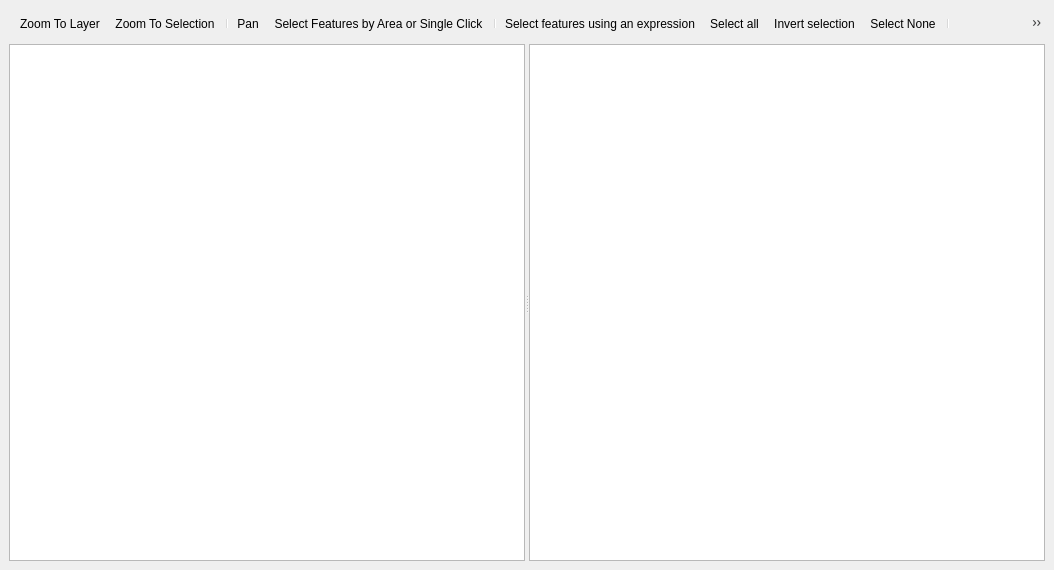
<?xml version="1.0" encoding="UTF-8"?>
<ui version="4.0">
 <class>QgsModelDataViewerDockWidgetBase</class>
 <widget class="QgsDockWidget" name="QgsModelDataViewerDockWidgetBase">
  <property name="geometry">
   <rect>
    <x>0</x>
    <y>0</y>
    <width>1054</width>
    <height>570</height>
   </rect>
  </property>
  <property name="windowTitle">
   <string>Attribute Table</string>
  </property>
  <widget class="QWidget" name="dockWidgetContents">
   <layout class="QGridLayout" name="gridLayout">
    <item row="1" column="0">
     <widget class="QSplitter" name="mSplitter">
      <property name="orientation">
       <enum>Qt::Orientation::Horizontal</enum>
      </property>
      <widget class="QgsMapCanvas" name="mMapCanvas"/>
      <widget class="QgsAttributeTableView" name="mTableView"/>
     </widget>
    </item>
    <item row="0" column="0">
     <widget class="QToolBar" name="mToolbar">
      <property name="sizePolicy">
       <sizepolicy hsizetype="Preferred" vsizetype="Fixed">
        <horstretch>0</horstretch>
        <verstretch>0</verstretch>
       </sizepolicy>
      </property>
      <property name="iconSize">
       <size>
        <width>18</width>
        <height>18</height>
       </size>
      </property>
      <property name="floatable">
       <bool>false</bool>
      </property>
      <addaction name="mActionZoomToLayer"/>
      <addaction name="mActionZoomToSelection"/>
      <addaction name="separator"/>
      <addaction name="mActionPan"/>
      <addaction name="mActionSelectFeatures"/>
      <addaction name="separator"/>
      <addaction name="mActionExpressionSelect"/>
      <addaction name="mActionSelectAll"/>
      <addaction name="mActionInvertSelection"/>
      <addaction name="mActionSelectNone"/>
      <addaction name="separator"/>
      <addaction name="mActionToggleProjectLayers"/>
      <addaction name="separator"/>
      <addaction name="mActionAddLayerToMap"/>
      <addaction name="separator"/>
      <addaction name="mShowAttributeTable"/>
     </widget>
    </item>
   </layout>
  </widget>
  <action name="mActionExpressionSelect">
   <property name="icon">
    <iconset resource="../../../images/images.qrc">
     <normaloff>:/images/themes/default/mIconExpressionSelect.svg</normaloff>:/images/themes/default/mIconExpressionSelect.svg</iconset>
   </property>
   <property name="text">
    <string>Select features using an expression</string>
   </property>
   <property name="toolTip">
    <string>Select features using an expression</string>
   </property>
  </action>
  <action name="mActionSelectAll">
   <property name="icon">
    <iconset resource="../../../images/images.qrc">
     <normaloff>:/images/themes/default/mActionSelectAll.svg</normaloff>:/images/themes/default/mActionSelectAll.svg</iconset>
   </property>
   <property name="text">
    <string>Select all</string>
   </property>
   <property name="toolTip">
    <string>Select all (Ctrl+A)</string>
   </property>
  </action>
  <action name="mActionInvertSelection">
   <property name="icon">
    <iconset resource="../../../images/images.qrc">
     <normaloff>:/images/themes/default/mActionInvertSelection.svg</normaloff>:/images/themes/default/mActionInvertSelection.svg</iconset>
   </property>
   <property name="text">
    <string>Invert selection</string>
   </property>
   <property name="toolTip">
    <string>Invert selection (Ctrl+R)</string>
   </property>
  </action>
  <action name="mShowAttributeTable">
   <property name="checkable">
    <bool>true</bool>
   </property>
   <property name="checked">
    <bool>true</bool>
   </property>
   <property name="icon">
    <iconset resource="../../../images/images.qrc">
     <normaloff>:/images/themes/default/mActionOpenTable.svg</normaloff>:/images/themes/default/mActionOpenTable.svg</iconset>
   </property>
   <property name="text">
    <string>Show attribute table</string>
   </property>
   <property name="toolTip">
    <string>Show attribute table</string>
   </property>
   <property name="menuRole">
    <enum>QAction::MenuRole::TextHeuristicRole</enum>
   </property>
  </action>
  <action name="mActionSelectFeatures">
   <property name="checkable">
    <bool>true</bool>
   </property>
   <property name="icon">
    <iconset resource="../../../images/images.qrc">
     <normaloff>:/images/themes/default/mActionSelectRectangle.svg</normaloff>:/images/themes/default/mActionSelectRectangle.svg</iconset>
   </property>
   <property name="text">
    <string>Select Features by Area or Single Click</string>
   </property>
   <property name="toolTip">
    <string>Select Features by Area or Single Click</string>
   </property>
   <property name="menuRole">
    <enum>QAction::MenuRole::NoRole</enum>
   </property>
  </action>
  <action name="mActionZoomToSelection">
   <property name="icon">
    <iconset resource="../../../images/images.qrc">
     <normaloff>:/images/themes/default/mActionZoomToSelected.svg</normaloff>:/images/themes/default/mActionZoomToSelected.svg</iconset>
   </property>
   <property name="text">
    <string>Zoom To Selection</string>
   </property>
   <property name="menuRole">
    <enum>QAction::MenuRole::NoRole</enum>
   </property>
  </action>
  <action name="mActionZoomToLayer">
   <property name="icon">
    <iconset resource="../../../images/images.qrc">
     <normaloff>:/images/themes/default/mActionZoomToLayer.svg</normaloff>:/images/themes/default/mActionZoomToLayer.svg</iconset>
   </property>
   <property name="text">
    <string>Zoom To Layer</string>
   </property>
   <property name="menuRole">
    <enum>QAction::MenuRole::NoRole</enum>
   </property>
  </action>
  <action name="mActionSelectNone">
   <property name="icon">
    <iconset resource="../../../images/images.qrc">
     <normaloff>:/images/themes/default/mActionDeselectAll.svg</normaloff>:/images/themes/default/mActionDeselectAll.svg</iconset>
   </property>
   <property name="text">
    <string>Select None</string>
   </property>
   <property name="toolTip">
    <string>Invert selection (Ctrl+R)</string>
   </property>
  </action>
  <action name="mActionToggleProjectLayers">
   <property name="checkable">
    <bool>true</bool>
   </property>
   <property name="text">
    <string>Toggle project layers</string>
   </property>
   <property name="menuRole">
    <enum>QAction::MenuRole::NoRole</enum>
   </property>
  </action>
  <action name="mActionAddLayerToMap">
   <property name="text">
    <string>Add layer to map</string>
   </property>
   <property name="menuRole">
    <enum>QAction::MenuRole::NoRole</enum>
   </property>
  </action>
  <action name="mActionPan">
   <property name="checkable">
    <bool>true</bool>
   </property>
   <property name="icon">
    <iconset resource="../../../images/images.qrc">
     <normaloff>:/images/themes/default/mActionPan.svg</normaloff>:/images/themes/default/mActionPan.svg</iconset>
   </property>
   <property name="text">
    <string>Pan</string>
   </property>
   <property name="toolTip">
    <string>Pan the map</string>
   </property>
   <property name="menuRole">
    <enum>QAction::MenuRole::NoRole</enum>
   </property>
  </action>
 </widget>
 <customwidgets>
  <customwidget>
   <class>QgsMapCanvas</class>
   <extends>QGraphicsView</extends>
   <header>qgsmapcanvas.h</header>
   <container>1</container>
  </customwidget>
  <customwidget>
   <class>QgsAttributeTableView</class>
   <extends>QTableView</extends>
   <header>qgsattributetableview.h</header>
  </customwidget>
  <customwidget>
   <class>QgsDockWidget</class>
   <extends>QDockWidget</extends>
   <header>qgsdockwidget.h</header>
   <container>1</container>
  </customwidget>
 </customwidgets>
 <resources>
  <include location="../../../images/images.qrc"/>
 </resources>
 <connections/>
</ui>
